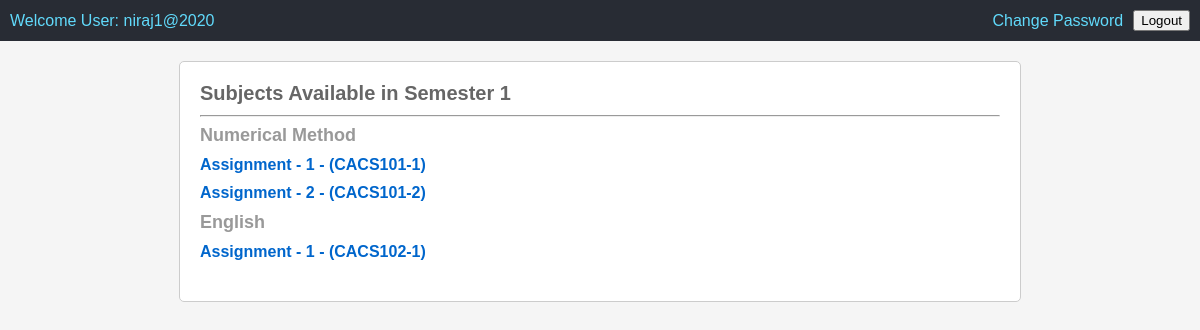
The page /dashboard/student/student.php (signed in) on the database its author committed.
### tables this page shows
CREATE TABLE `subject` (
  `subject_id` varchar(30) NOT NULL,
  `subject_name` varchar(30) DEFAULT NULL,
  `semester` int(11) DEFAULT NULL
);

CREATE TABLE `assignment` (
  `assignment_id` varchar(30) NOT NULL,
  `subject_id` varchar(30) DEFAULT NULL,
  `assignment_name` varchar(30) DEFAULT NULL,
  `due_date` date DEFAULT NULL,
  `pdf_filepath` varchar(335) DEFAULT NULL
);

### dashboard/student/student.php (the view, shortened to what this page needs)
<?php
$host = "localhost";
$username = "root";
$password = "";
$database = "project";
$conn = mysqli_connect($host, $username, $password, $database);
if (isset($_SESSION['username'])) {
    $username = $_SESSION['username'];
    $semester_sql = "SELECT semester FROM login WHERE username = '$username'";
    $semester_result = mysqli_query($conn, $semester_sql);
    $semester_row = mysqli_fetch_assoc($semester_result);
    if ($semester_row && isset($semester_row['semester'])) {
        $semester = $semester_row['semester'];
    } else {
        $semester = 0;
    }
} else {
    header("Location: ../../index.php");
    exit();
}
$sql = "SELECT * FROM subject WHERE semester = '$semester'";
$result = mysqli_query($conn, $sql);
?>
<!DOCTYPE html>
<html>
<head>
    <link rel="stylesheet" type="text/css" href="student.css">
</head>
<body>
    <div class="header">
        <a href="student.php">Welcome User: <?php echo $username; ?></a>
        <div class="header-links">
            <a href="../changepassword.php">Change Password</a>
            <form action="../../logout.php" method="post" class = "logout-form">
                <input type="submit" value="Logout">
            </form>
        </div>
    </div>
    <div class="main">
        <?php
        if (mysqli_num_rows($result) > 0) {
            echo "<div class='container'>";
            echo "<h3>Subjects Available in Semester $semester</h3><hr>";
            while ($row = mysqli_fetch_assoc($result)) {
                $subject_id = $row['subject_id'];
                $subject_name = $row['subject_name'];
                $assignment_sql = "SELECT assignment_id, assignment_name FROM assignment WHERE subject_id = '$subject_id'";
                $assignment_result = mysqli_query($conn, $assignment_sql);
                echo "<h4>$subject_name</h4>";
                if (mysqli_num_rows($assignment_result) > 0) {
                    echo "<ul>";
                    while ($assignment_row = mysqli_fetch_assoc($assignment_result)) {
                        $assignment_id = $assignment_row['assignment_id'];
                        $assignment_name = $assignment_row['assignment_name'];
                        $url = "s_assignment/s_assignment.php?id=$assignment_id";
                        echo "<li><a href='$url'>$assignment_name - ($assignment_id)</a></li>";
                    }
                    echo "</ul>";
                } else {
                    echo "<p>No assignments found for this subject.</p>";
                }
            }
            echo "</div>";
        } else {
            echo "<div class='container'>";
            echo "<p>No subjects found for Semester $semester.</p>";
            echo "</div>";
        }
        ?>
    </div>
</body>
</html>

### dashboard/student/student.css (style rules this page uses)
body { background-color: #f5f5f5; font-family: Arial, sans-serif; margin: 0; padding: 0; }
.main { border: 1px solid #ccc; background-color: #fff; margin: 20px auto; max-width: 800px; padding: 20px; border-radius: 5px; }
.container { margin-bottom: 20px; }
h3 { color: #666; margin: 0 0 10px; font-size: 20px; }
h4 { color: #999; margin: 0 0 10px; font-size: 18px; }
ul { padding: 0; margin: 0; list-style-type: none; }
ul li { margin-bottom: 10px; }
a { color: #0066cc; text-decoration: none; }
.container a { color: #0066cc; font-size: 16px; }
.container h3 { font-weight: bold; }
.container h4 { font-weight: bold; }
.container ul li a { font-weight: bold; }
.header { background-color: #282c34; padding: 10px; display: flex; justify-content: space-between; align-items: center; }
.header .header-links { display: flex; align-items: center; }
.header a { color: #61dafb; text-decoration: none; margin-right: 10px; }
.header .logout-form { display: flex; align-items: center; }

### rows shown on the page
subject: subject_name "Numerical Method"
assignment: assignment_name "Assignment - 1", assignment_id "CACS101-1"
assignment: assignment_name "Assignment - 2", assignment_id "CACS101-2"
subject: subject_name "English"
assignment: assignment_name "Assignment - 1", assignment_id "CACS102-1"

### other values the page prints
$username "niraj1@2020"
$semester "1"
